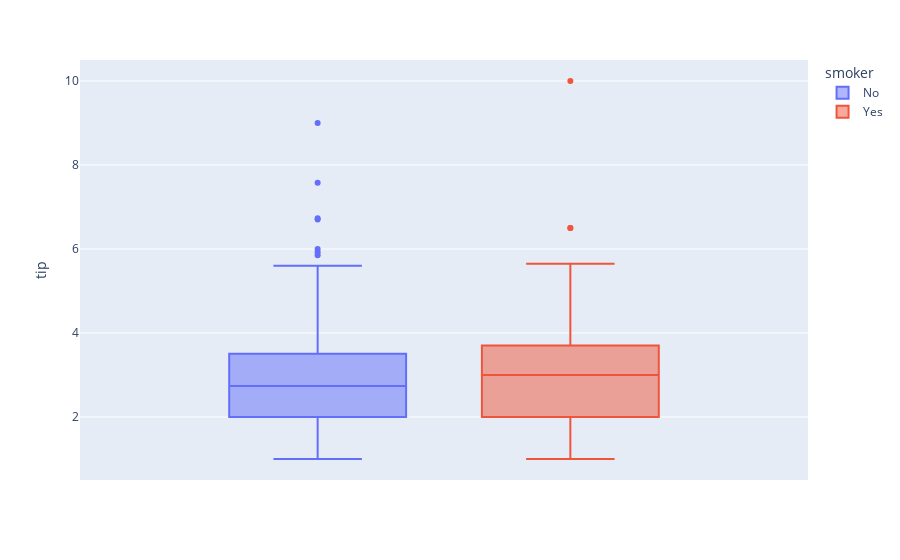

Here is the notebook cell this chart was saved with:
### Markdown cell above
# **Boxplot**

A boxplot gives a nice summary of one or several numeric variables. The line that divides the box into 2 parts represents the median of the data

### Code cell
px.box(df,y='tip',color='smoker')

### Figure 1 — Plotly figure (JSON) as saved in the notebook; plotly's stock layout.template omitted (floating-point values rounded to 4 significant figures; data arrays with more than 128 entries replaced by an {"elided": "..."} marker saying what was removed)
{"data": [{"alignmentgroup": "True", "hovertemplate": "smoker=No<br>tip=%{y}<extra></extra>", "legendgroup": "No", "marker": {"color": "#636efa"}, "name": "No", "notched": false, "offsetgroup": "No", "orientation": "v", "showlegend": true, "type": "box", "x0": " ", "xaxis": "x", "y": {"elided": "151 float values"}, "y0": " ", "yaxis": "y"}, {"alignmentgroup": "True", "hovertemplate": "smoker=Yes<br>tip=%{y}<extra></extra>", "legendgroup": "Yes", "marker": {"color": "#EF553B"}, "name": "Yes", "notched": false, "offsetgroup": "Yes", "orientation": "v", "showlegend": true, "type": "box", "x0": " ", "xaxis": "x", "y": [3, 1.76, 3.21, 2, 1.98, 3.76, 1, 2.09, 3.14, 5, 3.08, 3, 5, 3, 1, 4.3, 4.73, 4, 1.5, 3, 2.5, 3, 2.5, 3.48, 1.64, 4.06, 4.29, 4, 2, 3, 1.61, 2, 10, 3.16, 5.15, 3.18, 4, 3.11, 2, 2, 4, 3.55, 3.68, 5.65, 3.5, 6.5, 3, 3.5, 2, 3.5, 4, 1.5, 4.19, 2.56, 2.02, 4, 2, 5, 2, 2, 4, 2.01, 2, 2.5, 4, 3.23, 3.41, 3, 2.03, 2.23, 2, 5.16, 2.5, 6.5, 1.1, 3, 1.5, 1.44, 3.09, 2.2, 3.48, 1.92, 1.58, 2.5, 2, 2.88, 2, 3, 3, 1, 1.17, 2, 2], "y0": " ", "yaxis": "y"}], "layout": {"boxmode": "group", "legend": {"title": {"text": "smoker"}, "tracegroupgap": 0}, "margin": {"t": 60}, "xaxis": {"anchor": "y", "domain": [0, 1]}, "yaxis": {"anchor": "x", "domain": [0, 1], "title": {"text": "tip"}}}}
